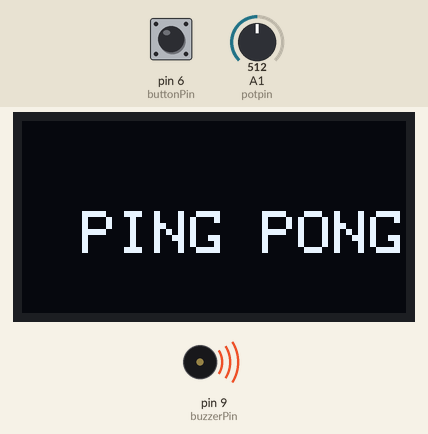
Simulated run of this sketch. Board: Arduino Uno, built with avr-gcc and run on an emulated ATmega328P. On the bench: 128×64 one-colour display, buzzer (waves = sounding). The test bench sets the inputs (shaded band); at power-on: pin 6 (buttonPin) LOW, A1 (potpin) = 512. Random numbers use the default seed unless the sketch sets one.

Above: at 0.2 s.
At 28.46 s:
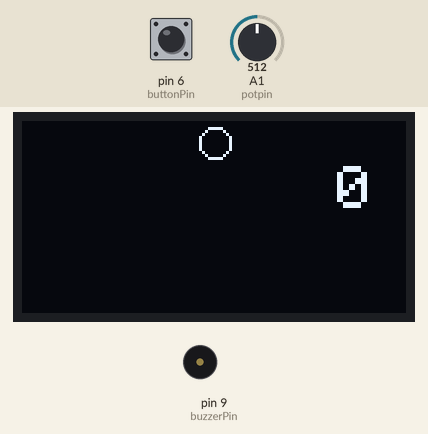
At 46.0 s:
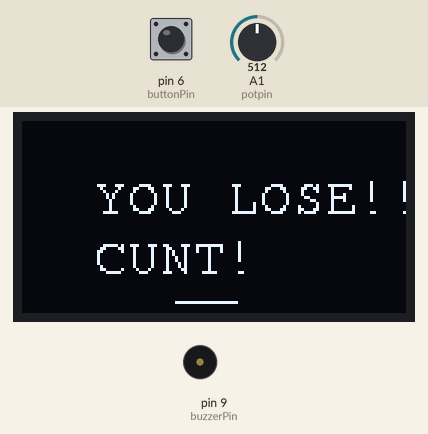
At 51.0 s:
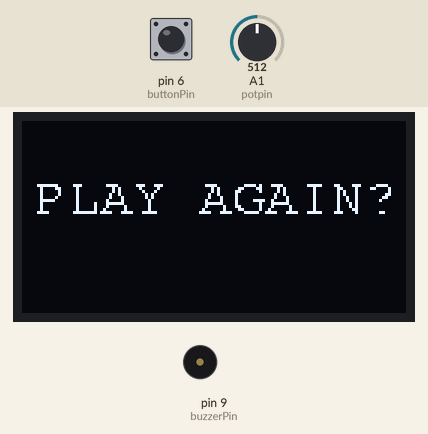
Timing chart, 0 to 52.5 s (numbered marks = the images above):
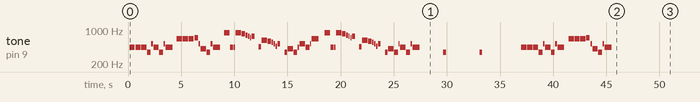

The sketch:

game_display.ino
```cpp
#include <Adafruit_GFX.h>  // Include core graphics library for the display
#include <Adafruit_SSD1306.h>  // Include Adafruit_SSD1306 library to drive the display


Adafruit_SSD1306 display(128, 64);  // Create display


#include <Fonts/FreeMonoBold12pt7b.h>  // Add a custom font
#include <Fonts/FreeMono9pt7b.h>  // Add a custom font

const int c = 261;
const int d = 294;
const int e = 329;
const int f = 349;
const int g = 391;
const int gS = 415;
const int a = 440;
const int aS = 455;
const int b = 466;
const int cH = 523;
const int cSH = 554;
const int dH = 587;
const int dSH = 622;
const int eH = 659;
const int fH = 698;
const int fSH = 740;
const int gH = 784;
const int gSH = 830;
const int aH = 880;

const int buzzerPin = 9 ;
const int ledPin1 = 12;
const int ledPin2 = 13;

int counter = 0;
int randNum = random(0,128);
int x = 64;
int potpin = 1;
int val;
int val2;
int counters = 5;
const int buttonPin = 6;
int score = 0;


void setup()  // Start of setup
{
  pinMode(buzzerPin, OUTPUT);

  delay(100);  // This delay is needed to let the display to initialize

  display.begin(SSD1306_SWITCHCAPVCC, 0x3C);  // Initialize display with the I2C address of 0x3C

  display.clearDisplay();  // Clear the buffer

  display.setTextColor(WHITE);  // Set color of the text

  display.setRotation(0);  // Set orientation. Goes from 0, 1, 2 or 3

  display.setTextWrap(false);  // By default, long lines of text are set to automatically “wrap” back to the leftmost column.
                               // To override this behavior (so text will run off the right side of the display - useful for
                               // scrolling marquee effects), use setTextWrap(false). The normal wrapping behavior is restored
                               // with setTextWrap(true).

  display.dim(0);  //Set brightness (0 is maximun and 1 is a little dim)

  pinMode(buttonPin, INPUT);
}  // End of setup


void loop()  // Start of loop
{
  display.setCursor(20, 30);
  display.setTextSize(2);
  display.println("PING PONG");

  display.display();

  display.clearDisplay();
  //Play first section
  firstSection();

  //Play second section
  secondSection();

  //Variant 1
  beep(f, 250);
  beep(gS, 500);
  beep(f, 350);
  beep(a, 125);
  beep(cH, 500);
  beep(a, 375);
  beep(cH, 125);
  beep(eH, 650);

  delay(500);

  //Repeat second section
  secondSection();

  //Variant 2
  beep(f, 250);
  beep(gS, 500);
  beep(f, 375);
  beep(cH, 125);
  beep(a, 500);
  beep(f, 375);
  beep(cH, 125);
  beep(a, 650);

  delay(650);
  int buttonState;
  buttonState = digitalRead(buttonPin);
  //button control
if (buttonState == LOW)
  {
    counters++;
    delay(150);
  }

 // val = analogRead(potpin);            // reads the value of the potentiometer (value between 0 and 1023)
  //val = map(val, 0, 1023, 0, 102);
 // val2 = val+20;
 // val2 = analogRead(potpin);            // reads the value of the potentiometer (value between 0 and 1023)
 // val2 = map(val2, 0, 1023, 0, 63);


//falling ball
while (1)
{
  display.setCursor(105, 15);
  display.println(score);
   display.setFont(&FreeMono9pt7b);  // Set a custom font
     display.setTextSize(1);
     display.setCursor(24, 30);  // (x,y)
  val = analogRead(potpin);            // reads the value of the potentiometer (value between 0 and 1023)
  val = map(val, 0, 1023, 0, 102);
  val2 = val+20;
  counters++;
  delay(1);
  display.drawCircle(x, counters, 5, WHITE);

  display.display();
  display.clearDisplay();
  display.drawLine(val,60, val2, 60, WHITE);
  if (counters == 55 && ((val <= x)&& (val>=x-20)))
  {
    score++;
    //counters = 10;
    beep(f, 250);

    while(counters>=0)
    {
      val = analogRead(potpin);            // reads the value of the potentiometer (value between 0 and 1023)
      val = map(val, 0, 1023, 0, 102);
      val2 = val+20;

      counters--;
      display.drawCircle(x, counters, 5, WHITE);
      display.drawLine(val,60, val2, 60, WHITE);
      display.display();
      display.clearDisplay();
    }
    x = random(5,120);
  }
  else if (counters == 55 && (( val > x) || (val<x-20)))
  {
    score = 0;

     display.println("YOU LOSE!!!");

     display.setCursor(24, 50);  // (x,y)
      display.display();
     delay(500);
     firstSection();
     display.println("CUNT!");
    display.display();
     delay(5000);
     display.clearDisplay();
     display.setCursor(4, 30);
     display.println("PLAY AGAIN?");
     display.display();
     delay(500000);
  }

}


  display.clearDisplay();  // Clear the display so we can refresh


  display.setFont(&FreeMono9pt7b);  // Set a custom font
  display.setTextSize(0);  // Set text size. We are using a custom font so you should always use the text size of 0


  // Print text:
 // display.setCursor(0, 10);  // (x,y)
 // display.println("TEST");  // Text or value to print
 // display.setCursor(0, 30);  // (x,y)
 // display.println("TESTIS");

  // Draw triangle:
  //display.drawTriangle(0,0,   0,63,   128,63, WHITE);  // Draw triangle. X, Y coordinates for three corner points defining the triangle, followed by a color

  // Draw filled triangle:
 // display.fillTriangle(0,63,   15,45,   30,63, WHITE);  // Draw filled triangle. X, Y coordinates for three corner points defining the triangle, followed by a color

  // Draw line:
 // display.drawLine(val,60, val2, 60, WHITE);  // Draw line (x0,y0,x1,y1,color)

 //display.drawCircle(64, counters, val, WHITE);  //  Draw circle (x,y,radius,color). X and Y are the coordinates for the center point
//  display.display();
  // Draw a filled circle:
 // display.fillCircle(64, 32, 30, WHITE);  // Draw filled circle (x,y,radius,color). X and Y are the coordinates for the center point
 // delay(1000);
 // display.display();
 // Draw rounded rectangle and fill:
  //display.fillRoundRect(58, 0, 18, 18, 5, WHITE);  // Draw filled rounded rectangle (x,y,width,height,color)
                                                   // It draws from the location to down-right


  // Draw rectangle:
 // display.drawRect(79, 0, 49, 27, WHITE);  // Draw rectangle (x,y,width,height,color)
                                           // It draws from the location to down-right

  display.setFont(&FreeMonoBold12pt7b);  // Set a custom font

  // Print variable with left alignment:
 // display.setCursor(83, 20);  // (x,y)
 // display.println(Variable1);  // Text or value to print


  // Draw rounded rectangle:
 // display.drawRoundRect(79, 37, 49, 27, 8, WHITE);  // Draw rounded rectangle (x,y,width,height,radius,color)
                                                    // It draws from the location to down-right

  // Print variable with right alignment:
 // display.setCursor(83, 57);  // (x,y)
 // display.println(string);  // Text or value to print


  display.display();  // Print everything we set previously


}  // End of loop

void beep(int note, int duration)
{
  //Play tone on buzzerPin
  tone(buzzerPin, note, duration);

  //Play different LED depending on value of 'counter'
  if(counter % 2 == 0)
  {
    digitalWrite(ledPin1, HIGH);
    delay(duration);
    digitalWrite(ledPin1, LOW);
  }else
  {
    digitalWrite(ledPin2, HIGH);
    delay(duration);
    digitalWrite(ledPin2, LOW);
  }

  //Stop tone on buzzerPin
  noTone(buzzerPin);

  delay(50);

  //Increment counter
  counter++;
}

void firstSection()
{
  beep(a, 500);
  beep(a, 500);
  beep(a, 500);
  beep(f, 350);
  beep(cH, 150);
  beep(a, 500);
  beep(f, 350);
  beep(cH, 150);
  beep(a, 650);

  delay(350);

  beep(eH, 500);
  beep(eH, 500);
  beep(eH, 500);
  beep(fH, 350);
  beep(cH, 150);
  beep(gS, 500);
  beep(f, 350);
  beep(cH, 150);
  beep(a, 650);

  delay(350);
}

void secondSection()
{
  beep(aH, 500);
  beep(a, 300);
  beep(a, 150);
  beep(aH, 500);
  beep(gSH, 325);
  beep(gH, 175);
  beep(fSH, 125);
  beep(fH, 125);
  beep(fSH, 250);

  delay(325);

  beep(aS, 250);
  beep(dSH, 500);
  beep(dH, 325);
  beep(cSH, 175);
  beep(cH, 125);
  beep(b, 125);
  beep(cH, 250);

  delay(350);
}
```

Measured:
- by itself, tone on pin 9 (buzzerPin): plays 440 Hz for 0.50 s, 440 Hz for 0.50 s, 440 Hz for 0.50 s, 349 Hz for 0.35 s, 523 Hz for 0.15 s, 440 Hz for 0.50 s … (86 notes in this stretch)
- what the display in image 2 shows lasts 5.1 s, from 45.9 s to 51.0 s
